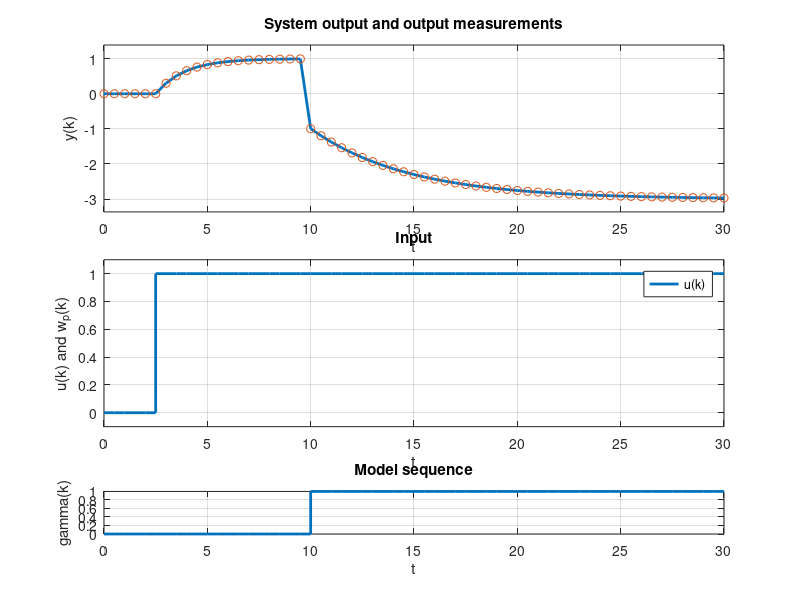

Here is the MATLAB script that generated this plot: (Note: this script raises an error after producing the figure.)
% Test functions mkf_filter.m and update_MKF.m

clear all

seed = 0;
rng(seed)

% Sample period
Ts = 0.5;

% Input disturbance variance
%sigma_w = 0.1;
sigma_w = 0;

% Process noise std. dev.
sigma_W = [0; 0];

% Measurement noise std. dev.
sigma_M = 0;

% Discrete time state space models

% Model #1
A1 = 0.7;
B1 = 1;
C1 = 0.3;
D1 = 0;
Gpss1 = ss(A1,B1,C1,D1,Ts);

% Model #2
A2 = 0.9;
B2 = 1;
C2 = -0.3;  % -ve gain!
D2 = 0;
Gpss2 = ss(A2,B2,C2,D2,Ts);

% Dimensions
n = size(A1, 1);
nu = size(B1, 2);
ny = size(C1, 1);

assert(isequal(size(A1), size(A2)))
assert(isequal(size(B1), size(B2)))
assert(isequal(size(C1), size(C2)))
assert(isequal(size(D1), size(D2)))


% Simulate switching system

% System models
A = {A1, A2};
B = {B1, B2};
C = {C1, C2};
D = {D1, D2};

% Simulation settings
nT = 60;
t = Ts*(0:nT)';

% Random inputs
%U = (idinput(size(t)) + 1)/2;
U = zeros(nT+1,1);
U(t>2) = 1;
V = sigma_M * randn(size(t));

% Switching sequence
%Gamma = int8(rand(nT+1, 1) > T(1, 1));
Gamma = int8(zeros(nT+1, 1));
Gamma(t>=10, 1) = 1;

% Simulate system
X = zeros(nT+1,n);
Y = zeros(nT+1,ny);
Ym = zeros(nT+1,ny);
xk = zeros(n,1);

for i=1:nT+1

    % Switch system
    j = Gamma(i) + 1;

    % Inputs
    uk = U(i,:)';

    % Compute y(k)
    yk = C{j}*xk + D{j}*uk;
    yk_m = yk + V(i);

    % Store results
    X(i, :) = xk';
    Y(i, :) = yk';
    Ym(i, :) = yk_m';

    % Compute x(k+1)
    xk = A{j}*xk + B{j}*uk;

end

% Plot of inputs and outputs
figure(1); clf

ax1 = subplot(5,1,1:2);
plot(t,Y,'Linewidth',2); hold on
plot(t,Ym,'o');
max_min = [min(min([Y Ym])) max(max([Y Ym]))];
bd = max([0.1 diff(max_min)*0.1]);
ylim(max_min + [-bd bd])
xlabel('t')
ylabel('y(k)')
title('System output and output measurements')
grid on

ax2 = subplot(5,1,3:4);
stairs(t,U,'Linewidth',2);
max_min = [min(min(U)) max(max(U))];
bd = max([0.1 diff(max_min)*0.1]);
ylim(max_min + [-bd bd])
xlabel('t')
ylabel('u(k) and w_p(k)')
legend('u(k)')
title('Input')
grid on

ax3 = subplot(5,1,5);
stairs(t,Gamma,'Linewidth',2)
max_min = [min(min(Gamma)) max(max(Gamma))];
bd = max([0.1 diff(max_min)*0.1]);
ylim(max_min + [-bd bd])
xlabel('t')
ylabel('gamma(k)')
title('Model sequence')
grid on

linkaxes([ax1 ax2 ax3], 'x')


% Kalman filters

% Observer parameters
Q1 = 0.01;
R1 = 0.1^2;
Q2 = 0.01;
R2 = 0.1^2;
Q = {Q1, Q2};
R = {R1, R2};
assert(isequal(size(Q1), size(Q2)))
assert(isequal(size(R1), size(R2)))

P0 = 10000;
x0 = 0.2;
KF1 = kalman_filter(A1,B1,C1,D1,Ts,P0,Q1,R1,'KF1',x0)
KF2 = kalman_filter(A2,B2,C2,D2,Ts,P0,Q2,R2,'KF2',x0)


% Observers with switching systems

% Transition probabilities
epsilon = 0.05;
T = [1-epsilon epsilon; epsilon 1-epsilon];
assert(all(sum(T, 2) == 1))

% System indicator sequences
seq1 = {
    zeros(1, nT+1);
    [zeros(1, 20) ones(1, nT+1-20)];  % equal to Gamma'
    [zeros(1, 40) ones(1, nT+1-40)];
    ones(1, nT+1);
 };
assert(isequal(seq1{2}, Gamma'))

% Define MKF observer 1
seq = seq1;
n_filt = numel(seq);
P0 = repmat({10000}, n_filt, 1);
x0 = 1;
d = 1;
MKF1 = mkf_filter(A,B,C,D,Ts,P0,Q,R,seq,T,d,"MKF1",x0);
assert(isequal(MKF1.xkp1_est, x0))
assert(isequal(MKF1.ykp1_est, C{1} * x0))

% Re-define with no initial state specified (should be set to zero)
MKF1 = mkf_filter(A,B,C,D,Ts,P0,Q,R,seq,T,d,"MKF1");

assert(isequal(MKF1.A, A))
assert(isequal(MKF1.B, B))
assert(isequal(MKF1.C, C))
assert(isequal(MKF1.D, D))
assert(isequal(MKF1.Ts, Ts))
assert(isequal(MKF1.Q, Q))
assert(isequal(MKF1.R, R))
assert(isequal(MKF1.seq, seq))
assert(MKF1.n_filt == n_filt)
assert(MKF1.n_filt == numel(MKF1.filters))
assert(isequaln(MKF1.i, nan(1, 2)))
assert(isequal(MKF1.i_next, int16([1 1])))
assert(MKF1.n == n)
assert(MKF1.nu == nu)
assert(MKF1.ny == ny)
assert(MKF1.f == size(MKF1.seq{1}, 2))
assert(MKF1.nj == 2)
assert(isequal(MKF1.T, T))
assert(isequal(MKF1.xkp1_est, zeros(n, 1)))
assert(MKF1.ykp1_est == 0)


% Simulate observers

observers = {KF1, KF2, MKF1};
n_obs = numel(observers);

X_est = zeros(nT+1, n*n_obs);
Y_est = zeros(nT+1, ny*n_obs);
E_obs = zeros(nT+1, ny*n_obs);

obs_mkf = observers{3};
n_filters = size(obs_mkf.seq, 1);
K_obs = cell(nT+1, n*n_filters);
trP_obs = cell(nT+1, n_filters);
MKF_data = nan(nT+1, 2+n_filters);

for i = 1:nT+1

    yk = Y(i,:)';
    if i > 1
        ukm1 = U(i-1, 1);
    else
        ukm1 = 0;
    end

    % Update observers
    x_est = nan(1, n*n_obs);
    y_est = nan(1, ny*n_obs);
    for f = 1:n_obs
        obs = observers{f};
        if strcmp(obs.label, obs_mkf.label)
            show_plots = false;
            obs = update_MKF2(obs, ukm1, yk, show_plots);
            MKF_data(i, :) = [obs.i obs.p_seq_g_Yk'];
            for j = 1:obs.n_filt
                K_obs{i, j} = obs.filters{j}.K';
                trP_obs{i, j} = trace(obs.filters{j}.P);
            end
        else
            switch obs.label
                case {'KF1', 'KF2'}
                    obs = update_KF(obs, ukm1, yk);
                case {'MKF1', 'MKF2', 'MKF3'}
                    obs = update_MKF2(obs, ukm1, yk);
            end
        end
        x_est(1, (f-1)*n+1:f*n) = obs.xkp1_est';
        y_est(1, (f-1)*ny+1:f*ny) = obs.ykp1_est';
        observers{f} = obs;  % save changes
    end

    % Record observer estimates
    X_est(i, :) = x_est;
    Y_est(i, :) = y_est;
    E_obs(i, :) = yk' - y_est;

end

% Combine results
sim_results = table(t,Gamma,U,X,Y,X_est,Y_est,E_obs,K_obs,trP_obs);

% Display results
sim_results(:,{'t', 'Gamma', 'U', 'X', 'X_est', 'Y', 'Y_est'})

sim_results_MKF = [ ...
    table(t) ... 
    array2table(MKF_data(:, 1:2), 'VariableNames', {'i1', 'i2'}) ...
    array2table(MKF_data(:, 3:end)) ...
]

obs_labels = cell(1, n_obs);
for f  = 1:n_obs
    obs_labels{f} = observers{f}.label;
end

figure(2); clf
axs = nan(1, 1+n);

axs(1) = subplot(1+n,1,1);
plot(t,Y_est,'Linewidth',2); hold on
plot(t,Y,'k--');
max_min = [min(min([Y Y_est])) max(max([Y Y_est]))];
bd = max([0.1 diff(max_min)*0.1]);
ylim(max_min + [-bd bd])
xlabel('t')
ylabel('y(k)')
title('Output measurements')
legend([obs_labels {'true'}],'Interpreter','none')
grid on

for i = 1:n
    axs(1+i) = subplot(1+n,1,1+i);
    data = [X(:,i) X_est(:, i:n:(n*n_obs+i-1))];
    max_min = [min(min(data)) max(max(data))];
    bd = max([0.1 diff(max_min)*0.1]);
    plot(t, X_est(:, i:n:(n*n_obs+i-1)),'Linewidth',2); hold on
    plot(t, X(:,i),'k--'); 
    ylim(max_min + [-bd bd])
    xlabel('t')
    y_label = sprintf('x_%d(k)',i);
    ylabel(y_label)
    legend([obs_labels {'true'}],'Interpreter','none')
    title(strcat('States - ', y_label))
    grid on
end

linkaxes(axs, 'x')

% Compare simulation results to saved data
results_dir = 'results';
filename = 'mkf_test_sim_results.csv';
test_sim_results = readtable(fullfile(results_dir, filename));
%assert(all(abs(sim_results{:, 'X_est'} ...
%    - test_sim_results{:, {'X_est_1', 'X_est_2'}}) < 1e-10, [1 2]))

% Compute mean-squared error
mse = mean((Y_est - Y).^2)
assert(isequal(round(mse, 4), [5.0189    0.3907    0.0532]))

